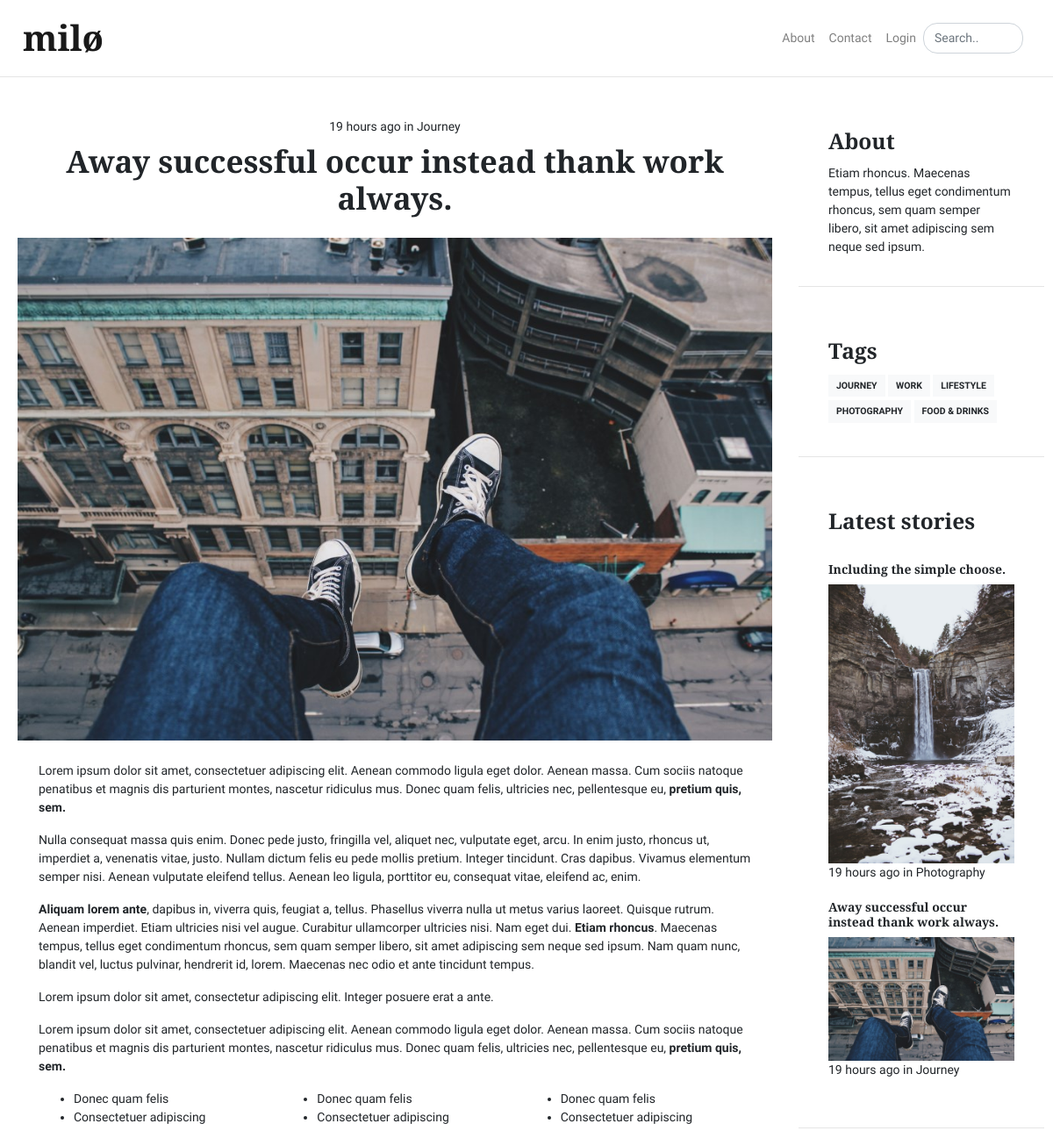
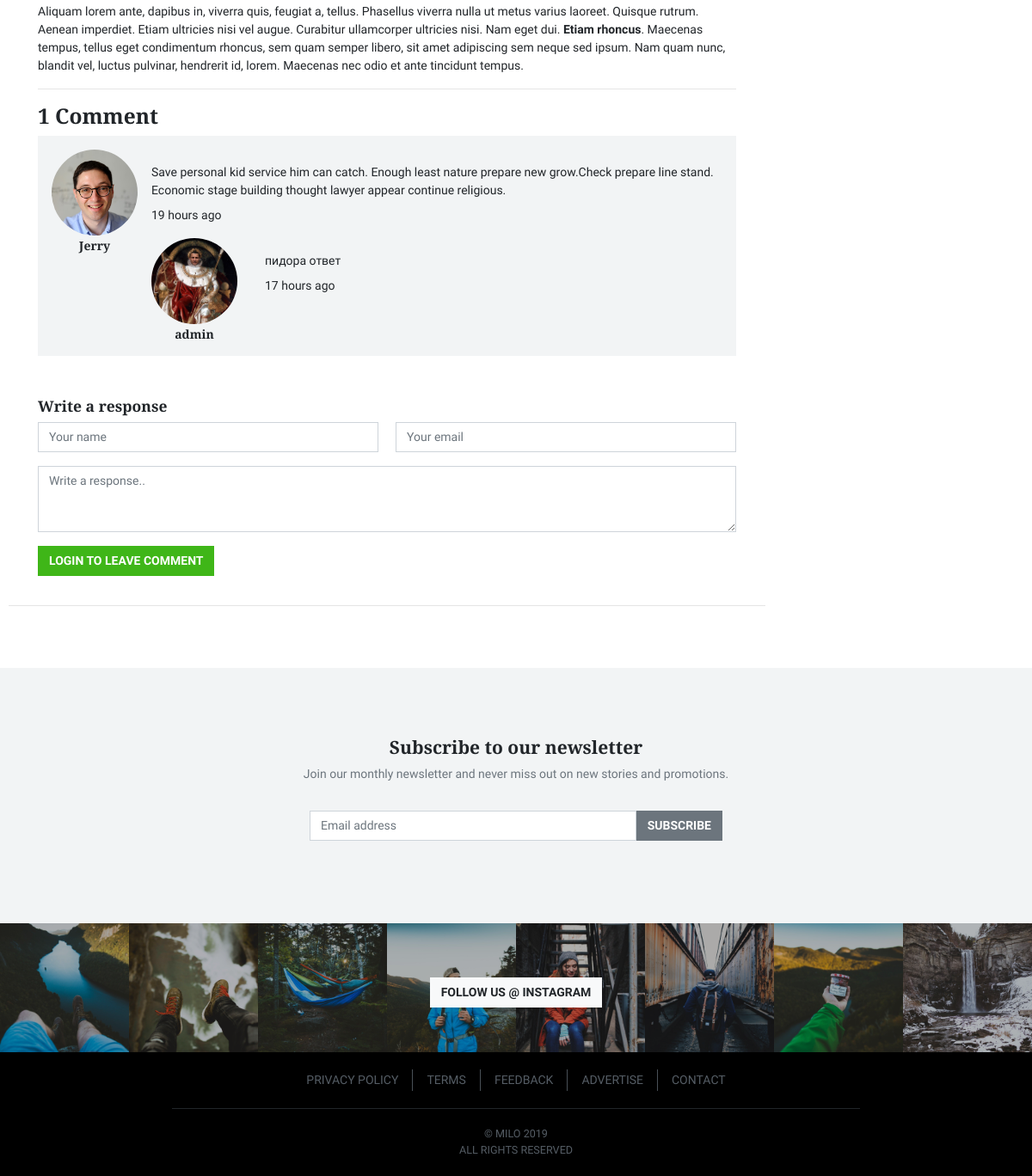
The page /blogs/39 on the database its author committed (2 pictures, top to bottom).
### miloblog/models.py (models this page shows, shortened)
class BlogPost(db.Model):
    __tablename__ = 'blogpost'
    users = db.relationship(User)
    id = db.Column(db.Integer, primary_key=True)
    user_id = db.Column(db.Integer, db.ForeignKey('users.id'), nullable=False)
    date = db.Column(db.DateTime, nullable=False, default=datetime.now)
    title = db.Column(db.String(140), nullable=False)
    main_image = db.Column(db.String(64), nullable=False, default='default_article.png')
    short_description = db.Column(db.Text, nullable=False)
    category = db.Column(db.Enum(BlogCategory), default=BlogCategory.blank, nullable=False)
    text = db.Column(db.Text, nullable=False)

class Comment(db.Model):
    __tablename__ = 'comment'
    id = db.Column(db.Integer, primary_key=True)
    user_id = db.Column(db.Integer, db.ForeignKey('users.id'), nullable=True)
    blog = db.Column(db.Integer, db.ForeignKey('blogpost.id'), nullable=False)
    approved = db.Column(db.Boolean, default=0)
    reply_to = db.Column(db.Integer, db.ForeignKey('comment.id'), nullable=True, default=-1)
    date = db.Column(db.DateTime, nullable=False, default=datetime.now)
    text = db.Column(db.Text(512), nullable=False)

class User(db.Model, UserMixin):
    __tablename__ = 'users'
    id = db.Column(db.Integer, primary_key=True)
    profile_image = db.Column(db.String(64), nullable=False, default='default_profile.png')
    email = db.Column(db.String(64))
    username = db.Column(db.String(64), unique=True, index=True)
    first_name = db.Column(db.String(64), nullable=True, default='')
    last_name = db.Column(db.String(64), nullable=True, default='')
    status = db.Column(db.Enum(UserStatus), nullable=False, default=UserStatus.active)
    password_hash = db.Column(db.String(128))
    posts = db.relationship('BlogPost', backref='author')
    comments = db.relationship('Comment', backref='author')
    def __repr__(self):
        if self.first_name:
            return self.first_name
        else:
            return self.username

### miloblog/blog_posts/views.py (the view, shortened to what this page needs)
@blogs.route('/blogs/<pk>', methods=['GET', 'POST'])
def blog_post(pk):
    post = BlogPost.query.get_or_404(pk)
    selected_posts = BlogPost.query.order_by(BlogPost.date.desc()).limit(2)
    form = LeaveComment()
    comments = Comment.query.filter_by(blog=post.id, reply_to=-1).order_by(Comment.date.asc()).all()
    subscription_form = SubscribeForm()
    edit_form = EditCommentForm()
    reply_form = LeaveReplyForm()
    return render_template('blog_posts/post.html',
                           post=post,
                           comments=comments,
                           categories=BlogCategory,
                           selected_posts=selected_posts,
                           form=form,
                           edit_form=edit_form,
                           reply_form=reply_form,
                           subscription_form=subscription_form)

### miloblog/blog_posts/forms.py
class LeaveComment(FlaskForm):
    name = StringField('Name', validators=[DataRequired()])
    email = StringField('Email', validators=[DataRequired(), Email()])
    text = TextField('Write a response...', validators=[DataRequired()], widget=TextArea())
    submit = SubmitField('Publish')

### miloblog/users/forms.py
class SubscribeForm(FlaskForm):
    email = TextField('Email address', validators=[DataRequired(), Email()])
    submit = SubmitField('Subscribe')

### miloblog/blog_posts/views.py (called while the page is built)
@blogs.app_template_filter()
def find_reply(comment):
    reply = Comment.query.filter(Comment.reply_to == comment.id).first()
    return reply

@blogs.app_template_filter()
def length_comments(comments):
    if current_user.is_authenticated and current_user.status == UserStatus.admin:
        return len(comments)
    return len([comment for comment in comments if comment.approved])

### miloblog/users/views.py (called while the page is built)
@users.app_template_filter()
def is_subscribed(user):
    if user.is_authenticated:
        return NewsletterSubscription.query.filter_by(email=user.email).first()
    return False

### miloblog/templates/blog_posts/post.html (shortened to what this page needs)
{% extends 'base.html' %}
{% block main %}
<main class="main pt-4">
	<div class="container">
		<div class="row">
			<div class="col-md-9">
				<article class="card mb-4">
					<header class="card-header text-center">
						<div class="card-meta">
							<time class="timeago" datetime="{{ post.date.strftime('%Y-%m-%d %H:%M') }}">{{ post.date.strftime('%d %B %Y') }}</time> in
							<a href="{{ url_for('blogs.posts_category', cat=post.category.name) }}">{{ post.category.value }}</a>
						</div>
						<h1 class="card-title">{{ post.title }}</h1>
					</header>
					<img class="card-img" src="{{ url_for('static', filename='articles/' + post.main_image) }}" alt="" />
					<div class="card-body">
                        {{ post.text|safe }}
                        <hr>
                        {% if comments|length_comments == 0 %}
						    <h3>No comments</h3>
                        {% elif comments|length_comments == 1 %}
                            <h3>1 Comment</h3>
                        {% else %}
                            <h3>{{ comments|length_comments }} Comments</h3>
                        {% endif %}
                        {% for comment in comments %}
                            {% if (current_user.is_authenticated and current_user.status.value == 'admin_') or comment.approved or comment.author == current_user %}
                                {% set reply = comment|find_reply %}
                                <div class="media mb-3">
                                <div class="text-center">
                                    <img class="mr-3 rounded-circle" src="{{ url_for('static', filename='profile_pics/' + comment.author.profile_image) }}" alt="Lucy" width="100" height="100">
                                        <h6 class="mt-1 mb-0 mr-3">{{ comment.author }}</h6>
                                    </div>
                                    <div class="media-body">
                                        <p class="mt-3 mb-2">{{ comment.text }}</p>
                                        <time class="timeago" datetime="{{ comment.date.strftime('%Y-%m-%d %H:%M') }}">{{ comment.date.strftime('%d %B %Y') }}</time>
                                        {% if reply %}
                                            <div class="media mt-3">
                                                <div class="pr-3 text-center">
                                                    <img class="mr-3 rounded-circle" src="{{ url_for('static', filename='profile_pics/' + reply.author.profile_image) }}" alt="John" width="100" height="100">
                                                    <h6 class="mt-1 mb-0 mr-3">{{ reply.author }}</h6>
                                                </div>
                                                <div class="media-body">
                                                    <p class="mt-3 mb-2">{{ reply.text }}</p>
                                                    <time class="timeago" datetime="{{ reply.date.strftime('%Y-%m-%d %H:%M') }}">{{ reply.date.strftime('%d %B %Y') }}</time>
                                                </div>
                                            </div>
                                        {% endif %}
                                    </div>
                                </div>
                            {% endif %}
                        {% endfor %}
                        <div class="mt-5">
                            {% if current_user.is_authenticated and current_user.status.value == 'banned' %}
                                <p style="color: red;"><span class="fa fa-user-lock"></span> Account suspended. You're not allowed to comment. Please
                                            <a href="{{ url_for('core.contact') }}">contact</a> admin for details.</p>
                            {% else %}
                                <form method="POST">
                                    <h5>Write a response</h5>
                                    <div class="row">
                                        <div class="col-md-6">
                                            {{ form.name(class="form-control", id="name", placeholder="Your name") }}
                                        </div>
                                        <div class="col-md-6">
                                            {{ form.email(class="form-control", id="email", placeholder="Your email") }}
                                        </div>
                                    </div>
                                    {{ form.text(class="form-control mt-3", rows="3", placeholder="Write a response..") }}
                                    {% if current_user.is_authenticated %}
                                        {{ form.submit(class="btn btn-success mt-3") }}
                                    {% else %}
                                        <a class="btn btn-success mt-3") href="{{ url_for('users.login', next=url_for(request.endpoint, pk=post.id)) }}">Login to leave comment</a>
                                    {% endif %}
                                </form>
                            {% endif %}
                        </div>
                    </div>
                </article>
            </div>
            {% include 'sidebar.html' %}
        </div>
    </div>
</main>
{% endblock %}

### miloblog/templates/sidebar.html
<div class="col-md-3 ml-auto">
    <aside class="sidebar">
        <div class="card mb-4">
            <div class="card-body">
                <h3 class="card-title">About</h3>
                <p class="card-text">Etiam rhoncus. Maecenas tempus, tellus eget condimentum rhoncus, sem quam semper libero, sit amet adipiscing sem neque sed ipsum. </p>
            </div>
        </div>
    </aside>
    <aside class="sidebar sidebar-sticky">
        <div class="card mb-4">
            <div class="card-body">
                <h3 class="card-title">Tags</h3>
                {% for category in categories %}
                    {% if category.value != None %}
                        <a class="btn btn-light btn-sm mb-1" href="{{ url_for('blogs.posts_category', cat=category.name) }}">{{ category.value }}</a>
                    {% endif %}
                {% endfor %}
            </div>
        </div>
        <div class="card mb-4">
            <div class="card-body">
                <h3 class="card-title">Latest stories</h3>
                <br>
                {% for selected_post in selected_posts %}
                    <a href="{{ url_for('blogs.blog_post', pk=selected_post.id) }}" class="d-inline-block">
                        <h4 class="h6">{{ selected_post.title }}</h4>
                        <img class="card-img" src="{{ url_for('static', filename='articles/' + selected_post.main_image) }}" alt="" />
                    </a>
                    <time class="timeago" datetime="{{ selected_post.date.strftime('%Y-%m-%d %H:%M') }}">{{ selected_post.date.strftime('%d %B %Y') }}</time> in {{ selected_post.category.value }}
                    <br>
                    <br>
                {% endfor %}
            </div>
        </div>
    </aside>
</div>

### rows shown on the page
BlogPost: category.value "Journey", title "Away successful occur instead thank work always.", main_image (picture), text "Lorem ipsum dolor sit amet, consectetuer adipiscing elit. Aenean commodo ligula eget dolor. Aenean massa. Cum sociis natoque penatibus et magnis dis parturient montes, nascetur ridiculus mus. Donec quam felis, ultricies nec, pellentesque eu, pretium quis, sem. Nulla consequat massa quis enim. Donec pede justo, fringilla vel, aliquet nec, vulputate eget, arcu. In enim justo, rhoncus ut, imperdiet a, venenatis vitae, justo. Nullam dictum felis eu pede mollis pretium. Integer tincidunt. Cras dapibus. Vivamus elementum semper nisi. Aenean vulputate eleifend tellus. Aenean leo ligula, porttitor eu, consequat vitae, eleifend ac, enim. Aliquam lorem ante , dapibus in, viverra quis, feugiat a,…"
Comment: profile_image (placeholder picture), author "Jerry", text "Save personal kid service him can catch. Enough least nature prepare new grow.Check prepare line stand. Economic stage building thought lawyer appear continue religious.", profile_image (picture)
User: author "admin"
Comment: text "пидора ответ"
BlogPost: title "Including the simple choose.", main_image (picture), category.value "Photography"

### other values the page prints
{{ category.value }} "JOURNEY" "WORK" "LIFESTYLE" "PHOTOGRAPHY" "FOOD & DRINKS"
